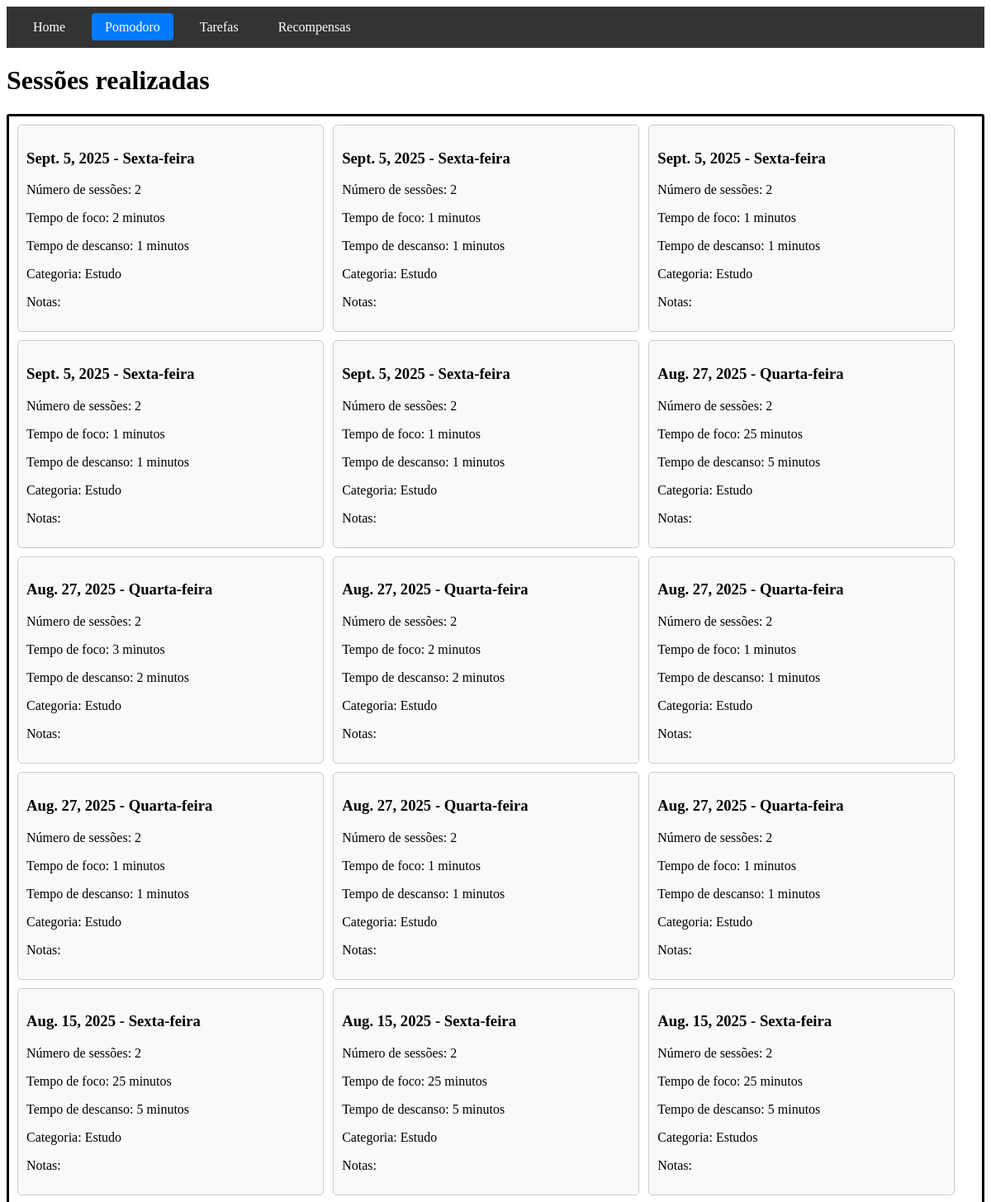
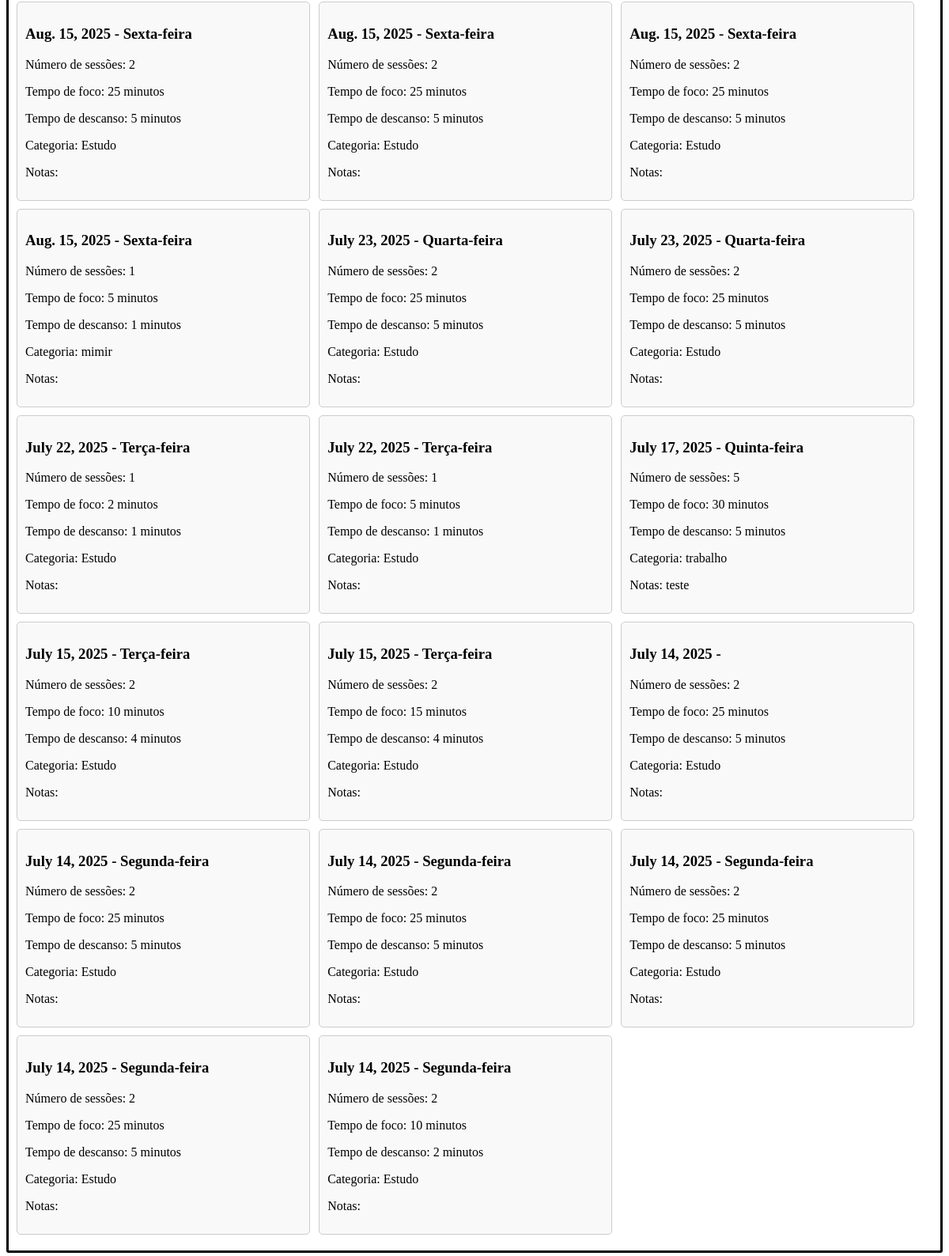
/pomodoro/history, run on the app's committed database (2 pictures, top to bottom).
### pomodoro/models.py (models this page shows, shortened)
class Timers(models.Model):
    user = models.ForeignKey(User, on_delete=models.CASCADE, null=True)
    date = models.DateField(auto_now_add=True)
    weekday = models.CharField(max_length=20, editable=False)
    sessions = models.IntegerField()
    focused_time = models.IntegerField()
    break_time = models.IntegerField()
    category = models.CharField(max_length=50)
    notes = models.CharField(max_length=250, blank=True)

### pomodoro/views.py (the view)
# urls.py: path('history', views.history, name='history'),
def history(request):
    timers = Timers.objects.all().order_by('-date')
    return render(request, 'pomodoro/pomodoro_history.html', {
        'timers': timers
    })

### pomodoro/templates/pomodoro/pomodoro_history.html (shortened to what this page needs)
{% extends 'base.html' %}
{% load static %}
{% block extra_css %}
<link rel="stylesheet" href="{% static 'pomodoro/css/pomodoro-history.css' %}">
{% endblock %}
{% block content %}
<h1 id="main-title">Sessões realizadas</h1>
<div id="sessions">
    {% for session in timers %}
    <div>
        <h3 class="session-title">{{ session.date }} - {{ session.weekday }}</h3>
        <p>Número de sessões: {{ session.sessions }}</p>
        <p>Tempo de foco: {{ session.focused_time }} minutos</p>
        <p>Tempo de descanso: {{ session.break_time }} minutos</p>
        <p>Categoria: {{ session.category }}</p>
        <p>Notas: {{ session.notes }}</p>
    </div>
    {% endfor %}
</div>
{% endblock %}

### pomodoro/static/pomodoro/css/pomodoro-history.css (style rules this page uses)
#sessions { display: flex; flex-wrap: wrap; gap: 1%; padding: 10px; border: 3px solid #000000; border-radius: 3px; }
#sessions > div { flex: 0 0 calc(33% - 1%); box-sizing: border-box; border: 1px solid #ccc; border-radius: 5px; padding: 10px; background-color: #f9f9f9; margin-bottom: 10px; }

### data on the page
Timers: date "Sept. 5, 2025", weekday "Sexta-feira", sessions "2", focused_time "2", break_time "1", category "Estudo"
Timers: date "Sept. 5, 2025", weekday "Sexta-feira", sessions "2", focused_time "1", break_time "1", category "Estudo"
Timers: date "Sept. 5, 2025", weekday "Sexta-feira", sessions "2", focused_time "1", break_time "1", category "Estudo"
Timers: date "Sept. 5, 2025", weekday "Sexta-feira", sessions "2", focused_time "1", break_time "1", category "Estudo"
Timers: date "Sept. 5, 2025", weekday "Sexta-feira", sessions "2", focused_time "1", break_time "1", category "Estudo"
Timers: date "Aug. 27, 2025", weekday "Quarta-feira", sessions "2", focused_time "25", break_time "5", category "Estudo"
Timers: date "Aug. 27, 2025", weekday "Quarta-feira", sessions "2", focused_time "3", break_time "2", category "Estudo"
Timers: date "Aug. 27, 2025", weekday "Quarta-feira", sessions "2", focused_time "2", break_time "2", category "Estudo"
Timers: date "Aug. 27, 2025", weekday "Quarta-feira", sessions "2", focused_time "1", break_time "1", category "Estudo"
Timers: date "Aug. 27, 2025", weekday "Quarta-feira", sessions "2", focused_time "1", break_time "1", category "Estudo"
Timers: date "Aug. 27, 2025", weekday "Quarta-feira", sessions "2", focused_time "1", break_time "1", category "Estudo"
Timers: date "Aug. 27, 2025", weekday "Quarta-feira", sessions "2", focused_time "1", break_time "1", category "Estudo"
Timers: date "Aug. 15, 2025", weekday "Sexta-feira", sessions "2", focused_time "25", break_time "5", category "Estudo"
Timers: date "Aug. 15, 2025", weekday "Sexta-feira", sessions "2", focused_time "25", break_time "5", category "Estudo"
Timers: date "Aug. 15, 2025", weekday "Sexta-feira", sessions "2", focused_time "25", break_time "5", category "Estudos"
Timers: date "Aug. 15, 2025", weekday "Sexta-feira", sessions "2", focused_time "25", break_time "5", category "Estudo"
Timers: date "Aug. 15, 2025", weekday "Sexta-feira", sessions "2", focused_time "25", break_time "5", category "Estudo"
Timers: date "Aug. 15, 2025", weekday "Sexta-feira", sessions "2", focused_time "25", break_time "5", category "Estudo"
Timers: date "Aug. 15, 2025", weekday "Sexta-feira", sessions "1", focused_time "5", break_time "1", category "mimir"
Timers: date "July 23, 2025", weekday "Quarta-feira", sessions "2", focused_time "25", break_time "5", category "Estudo"
Timers: date "July 23, 2025", weekday "Quarta-feira", sessions "2", focused_time "25", break_time "5", category "Estudo"
Timers: date "July 22, 2025", weekday "Terça-feira", sessions "1", focused_time "2", break_time "1", category "Estudo"
Timers: date "July 22, 2025", weekday "Terça-feira", sessions "1", focused_time "5", break_time "1", category "Estudo"
Timers: date "July 17, 2025", weekday "Quinta-feira", sessions "5", focused_time "30", break_time "5", category "trabalho", notes "teste"
Timers: date "July 15, 2025", weekday "Terça-feira", sessions "2", focused_time "10", break_time "4", category "Estudo"
Timers: date "July 15, 2025", weekday "Terça-feira", sessions "2", focused_time "15", break_time "4", category "Estudo"
Timers: date "July 14, 2025", sessions "2", focused_time "25", break_time "5", category "Estudo"
Timers: date "July 14, 2025", weekday "Segunda-feira", sessions "2", focused_time "25", break_time "5", category "Estudo"
Timers: date "July 14, 2025", weekday "Segunda-feira", sessions "2", focused_time "25", break_time "5", category "Estudo"
Timers: date "July 14, 2025", weekday "Segunda-feira", sessions "2", focused_time "25", break_time "5", category "Estudo"
Timers: date "July 14, 2025", weekday "Segunda-feira", sessions "2", focused_time "25", break_time "5", category "Estudo"
Timers: date "July 14, 2025", weekday "Segunda-feira", sessions "2", focused_time "10", break_time "2", category "Estudo"
